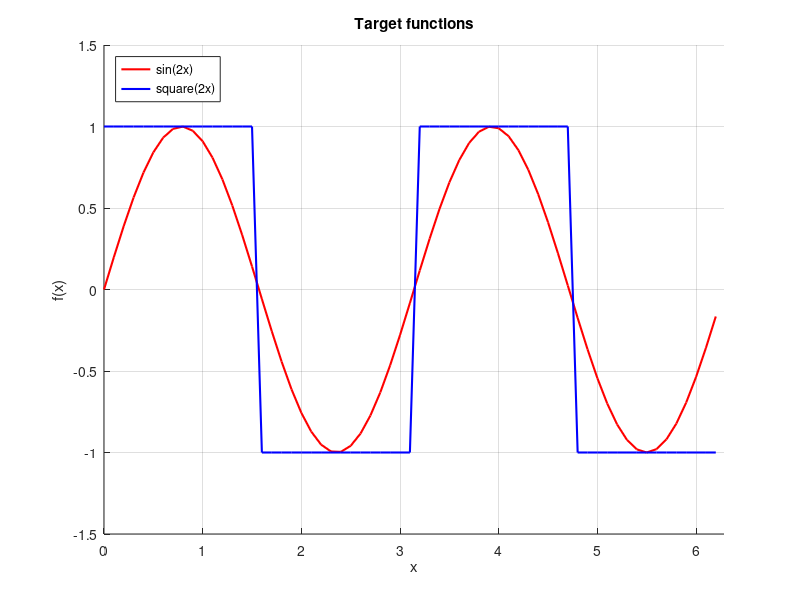
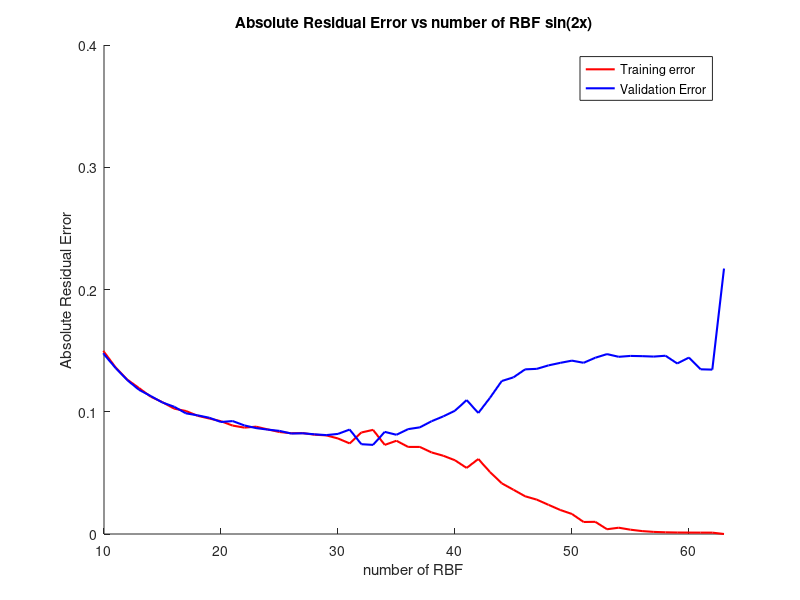
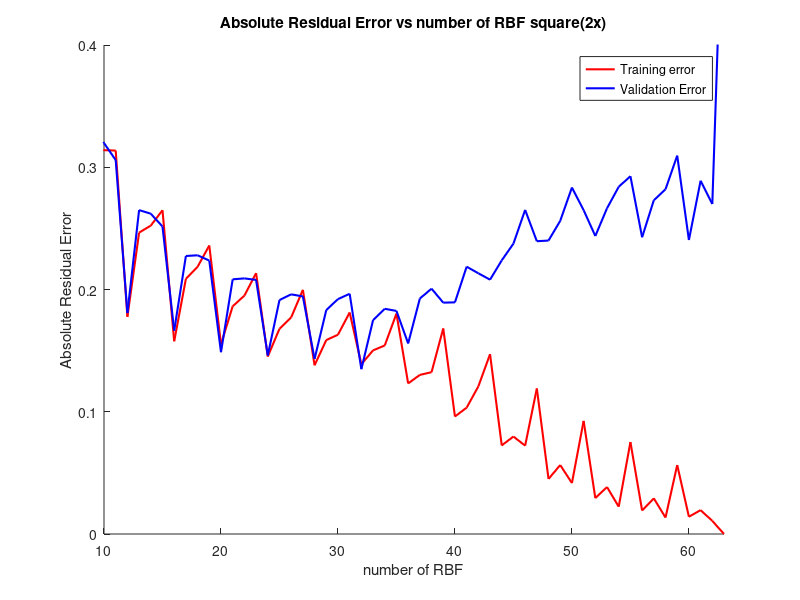

Write MATLAB code to recreate these figures, in order.
%% Batch mode using Least Squares

clear
close all


% Data generation and plot

x = (0:0.1:2*pi)'; % input
x_val = (0.05:0.1:2*pi)'; % validation samples
N = length(x); % Number of input samples

f_sin = sin(2*x); % sin(2x) (target 1)
f_sq = 1*(f_sin>=0) -1 * (f_sin<0); % square(2x) (target 2)

f_sin_val = sin(2*x_val); % sin(2x) (validation)
f_sq_val = 1*(f_sin_val>=0) -1 * (f_sin_val<0); % square(2x) (validation)
% Plot of both sin(2x) and square(2x)

figure(1)
hold on
plot(x,f_sin,'r','LineWidth',1.5)
plot(x,f_sq,'b','LineWidth',1.5)
legend('sin(2x)','square(2x)','Location','NorthWest')
title('Target functions')
xlabel('x')
ylabel('f(x)')
axis([0 2*pi -1.5 1.5])
grid on
hold off

% RBF generation (mean and variance)

abs_err_sin = [];
abs_err_sq = [];

abs_err_sin_val = [];
abs_err_sq_val = [];

for n = 2:63 % n = number of RBF


mean = linspace(0+pi/n,2*pi-pi/n,n); % Equispaced RBF (between 0 and 2pi)
sigma = (mean(end)-mean(end-1))/2; % std_dev

%Plot of RBFs

% t = 0:0.01:2*pi;
% figure(2)
% hold on
% for i = 1:length(mean)
%     plot(t,exp(-(t-mean(i)).^2/sigma.^2),'LineWidth',1.5)
% end
% axis([0 2*pi 0 1.2])
% title('RBFs')
% xlabel('x')
% ylabel('\phi_{i}(x)')
% hold off

phi = zeros(N,n);

% Populate phi matrix
for k=1:n
    phi(:,k) = exp(-(x-mean(k)).^2/sigma.^2);
end

w_sine = inv(phi'*phi)*phi'*f_sin;
w_sq = inv(phi'*phi)*phi'*f_sq;

% Validation and Error calculation (using hold-out validation set)

% Populate phi_val matrix

phi_val = zeros(N,n);

for k=1:n
    phi_val(:,k) = exp(-(x_val-mean(k)).^2/sigma.^2);
end

abs_err_sin(end+1) = sum(abs(phi*w_sine-f_sin))/length(abs(phi*w_sine-f_sin));
abs_err_sq(end+1) = sum(abs(phi*w_sq-f_sq))/length(abs(phi*w_sq-f_sq));

abs_err_sin_val(end+1) = sum(abs(phi_val*w_sine-f_sin_val))/length(abs(phi_val*w_sine-f_sin_val));
abs_err_sq_val(end+1) = sum(abs(phi_val*w_sq-f_sq_val))/length(abs(phi_val*w_sq-f_sq_val));

end


figure(3)
hold on
plot(2:n,abs_err_sin,'r','LineWidth',1.5)
plot(2:n,abs_err_sin_val,'b','LineWidth',1.5)
title('Absolute Residual Error vs number of RBF sin(2x)')
xlabel('number of RBF')
ylabel('Absolute Residual Error')
legend('Training error','Validation Error','Location','NorthEast')
axis([10 63 0 0.4])
hold off

figure(4)
hold on
plot(2:n,abs_err_sq,'r','LineWidth',1.5)
plot(2:n,abs_err_sq_val,'b','LineWidth',1.5)
title('Absolute Residual Error vs number of RBF square(2x)')
xlabel('number of RBF')
ylabel('Absolute Residual Error')
legend('Training error','Validation Error','Location','NorthEast')
axis([10 63 0 0.4])
hold off




